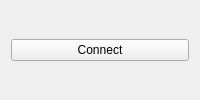
<?xml version="1.0" encoding="UTF-8"?>
<!--
SPDX-FileCopyrightText: 2026 Marcelo A Caetano
SPDX-License-Identifier: BSL-1.0
-->
<ui version="4.0">
 <class>IconForm</class>
 <widget class="QWidget" name="IconForm">
  <layout class="QVBoxLayout" name="lay">
   <item>
    <widget class="QPushButton" name="iconBtn">
     <property name="text"><string>Connect</string></property>
     <property name="icon"><iconset resource="icons.qrc"><normaloff>:/ui/logo.png</normaloff>:/ui/logo.png</iconset></property>
    </widget>
   </item>
  </layout>
 </widget>
</ui>
